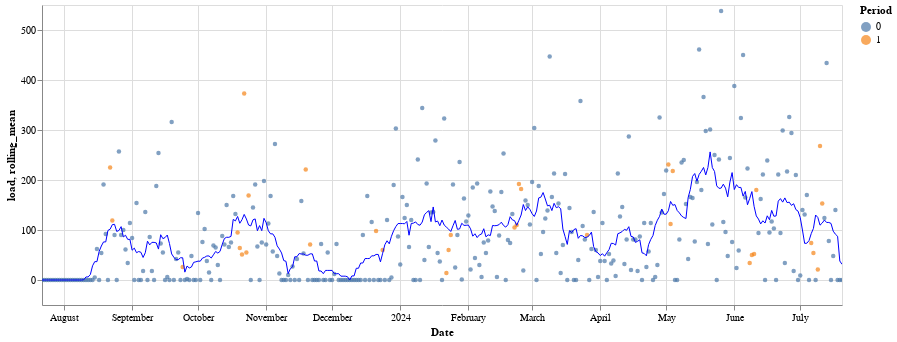

The cell this chart's notebook holds for it:
### Code cell
training_load = scatter_plot(overall_by_date_df, "Date", "load")
(training_load)

### Figure 1 — Vega-Lite specification as saved in the notebook (floating-point values rounded to 4 significant figures; data arrays with more than 128 entries replaced by an {"elided": "..."} marker saying what was removed)
{"config": {"view": {"continuousWidth": 300, "continuousHeight": 300}}, "layer": [{"mark": {"type": "circle", "size": 20}, "encoding": {"color": {"field": "Period", "type": "nominal"}, "tooltip": [{"field": "Date", "type": "temporal"}, {"field": "load", "type": "quantitative"}, {"field": "Period", "type": "quantitative"}], "x": {"field": "Date", "type": "temporal"}, "y": {"field": "load", "scale": {"zero": false}, "type": "quantitative"}}, "name": "view_27"}, {"mark": {"type": "line", "color": "blue", "size": 1}, "encoding": {"x": {"field": "Date", "type": "temporal"}, "y": {"field": "rolling_mean", "scale": {"zero": false}, "type": "quantitative"}}, "transform": [{"window": [{"op": "mean", "field": "load", "as": "rolling_mean"}], "frame": [-5, 5]}]}], "data": {"name": "data-124142fe633907b67c5a2b96a573ad90"}, "height": 300, "params": [{"name": "param_27", "select": {"type": "interval", "encodings": ["x", "y"]}, "bind": "scales", "views": ["view_27"]}], "width": 800, "$schema": "https://vega.github.io/schema/vega-lite/v5.17.0.json", "datasets": {"data-124142fe633907b67c5a2b96a573ad90": {"elided": "365 records"}}}
